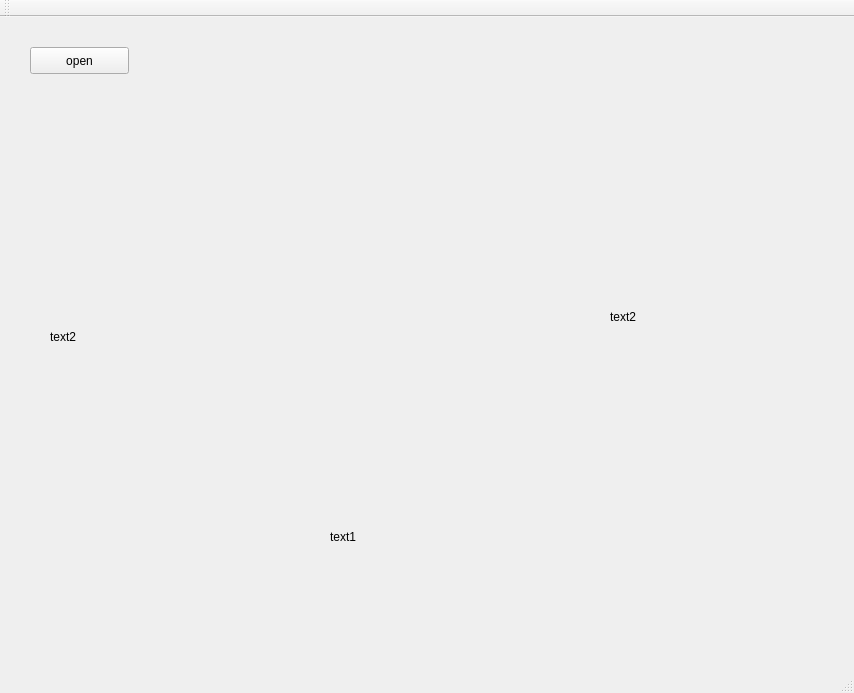
<?xml version="1.0" encoding="UTF-8"?>
<ui version="4.0">
 <class>mainwindow</class>
 <widget class="QMainWindow" name="mainwindow">
  <property name="geometry">
   <rect>
    <x>0</x>
    <y>0</y>
    <width>854</width>
    <height>693</height>
   </rect>
  </property>
  <property name="windowTitle">
   <string>mainwindow</string>
  </property>
  <widget class="QWidget" name="centralWidget">
   <widget class="QLabel" name="label_2">
    <property name="geometry">
     <rect>
      <x>360</x>
      <y>20</y>
      <width>200</width>
      <height>200</height>
     </rect>
    </property>
    <property name="autoFillBackground">
     <bool>true</bool>
    </property>
    <property name="text">
     <string/>
    </property>
   </widget>
   <widget class="QLabel" name="label_3">
    <property name="geometry">
     <rect>
      <x>330</x>
      <y>420</y>
      <width>200</width>
      <height>200</height>
     </rect>
    </property>
    <property name="autoFillBackground">
     <bool>true</bool>
    </property>
    <property name="text">
     <string>text1</string>
    </property>
   </widget>
   <widget class="QLabel" name="label_5">
    <property name="geometry">
     <rect>
      <x>50</x>
      <y>220</y>
      <width>200</width>
      <height>200</height>
     </rect>
    </property>
    <property name="autoFillBackground">
     <bool>true</bool>
    </property>
    <property name="text">
     <string>text2</string>
    </property>
   </widget>
   <widget class="QLabel" name="label_6">
    <property name="geometry">
     <rect>
      <x>610</x>
      <y>200</y>
      <width>200</width>
      <height>200</height>
     </rect>
    </property>
    <property name="autoFillBackground">
     <bool>true</bool>
    </property>
    <property name="text">
     <string>text2</string>
    </property>
   </widget>
   <widget class="QPushButton" name="pushButton">
    <property name="geometry">
     <rect>
      <x>30</x>
      <y>30</y>
      <width>99</width>
      <height>27</height>
     </rect>
    </property>
    <property name="text">
     <string>open</string>
    </property>
   </widget>
  </widget>
  <widget class="QMenuBar" name="menuBar">
   <property name="geometry">
    <rect>
     <x>0</x>
     <y>0</y>
     <width>854</width>
     <height>25</height>
    </rect>
   </property>
  </widget>
  <widget class="QToolBar" name="mainToolBar">
   <attribute name="toolBarArea">
    <enum>TopToolBarArea</enum>
   </attribute>
   <attribute name="toolBarBreak">
    <bool>false</bool>
   </attribute>
  </widget>
  <widget class="QStatusBar" name="statusBar"/>
 </widget>
 <layoutdefault spacing="6" margin="11"/>
 <resources/>
 <connections/>
</ui>
